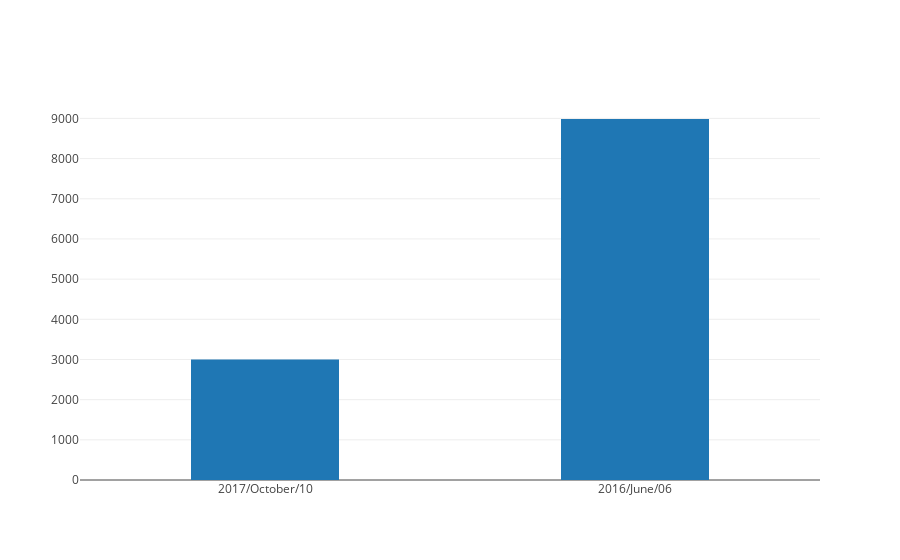

Notebook cell for this chart:
### Code cell
trace = go.Bar(
    x = [el.strftime("%Y/%B/%d") for el in dt["data"].tolist()],
    y = dt["valor_divida"]
)
layout = go.Layout(bargap = 0.6)
fig = go.Figure(data=[trace], layout=layout)
iplot(fig)

### Figure 1 — Plotly figure (JSON) as saved in the notebook; plotly's stock layout.template omitted (floating-point values rounded to 4 significant figures)
{"data": [{"type": "bar", "uid": "ff2b0d86-66b5-4c07-9b60-fa7999334417", "x": ["2017/October/10", "2016/June/06"], "y": [3000, 8986.0]}], "layout": {"bargap": 0.6}}
